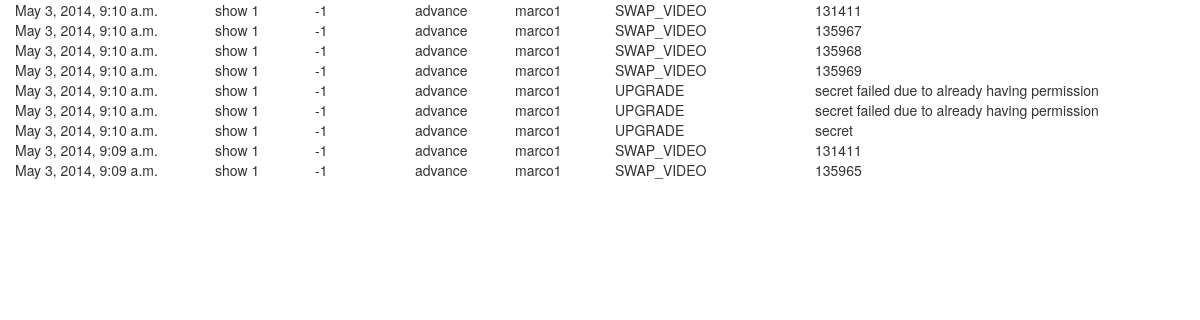
Screenshot of /show/logdisplay/ with the database file from the repository.
### show/models.py (models this page shows, shortened)
class LogItem(models.Model):
	user = models.ForeignKey(User)
	show = models.ForeignKey(Show)
	date = models.DateTimeField('date and time',auto_now_add=True)
	act = models.IntegerField(name="act")
	section = models.CharField(max_length=20,
                              choices=SECTIONS)
	category = models.TextField()
	content = models.TextField()

class Show(models.Model):
	name = models.CharField(max_length=20)
	date = models.DateTimeField('date and time')
	act  = models.IntegerField(name="act", default=-1)
	section = models.CharField(max_length=20,
                              choices=SECTIONS,
                              default="advance")

### show/views.py (the view)
def logDisplay(request):
	template = loader.get_template('logdisplay.html')
	log_list = LogItem.objects.order_by('-date')
	context = RequestContext(request, {
		'log_list': log_list,
	})
	return HttpResponse(template.render(context))

### show/templates/logdisplay.html (shortened to what this page needs)
<html lang="en">
  <head>
    <link href="http://netdna.bootstrapcdn.com/bootstrap/3.1.1/css/bootstrap.min.css" type="text/css" rel="stylesheet" />
  </head>
  <body>
  <div class="container-fluid" style="height:100%">
      {% for logitem in log_list %}
      <div class="row">
        <div class="col-md-2">
          {{ logitem.date }}
        </div>
        <div class="col-md-1">
          {{ logitem.show.name }}
        </div>
        <div class="col-md-1">
          {{ logitem.act }}
        </div>
        <div class="col-md-1">
          {{ logitem.section }}
        </div>
        <div class="col-md-1">
          {{ logitem.user.username }}
        </div>
        <div class="col-md-2">
          {{ logitem.category }}
        </div>
        <div class="col-md-4">
          {{ logitem.content }}
        </div>
      </div>
      {% endfor %}
    </div>
  </body>
</html>

### rows the page displays
LogItem: date "May 3, 2014, 9:10 a.m.", show.name "show 1", act "-1", section "advance", user.username "marco1", category "SWAP_VIDEO", content "131411"
LogItem: date "May 3, 2014, 9:10 a.m.", show.name "show 1", act "-1", section "advance", user.username "marco1", category "SWAP_VIDEO", content "135967"
LogItem: date "May 3, 2014, 9:10 a.m.", show.name "show 1", act "-1", section "advance", user.username "marco1", category "SWAP_VIDEO", content "135968"
LogItem: date "May 3, 2014, 9:10 a.m.", show.name "show 1", act "-1", section "advance", user.username "marco1", category "SWAP_VIDEO", content "135969"
LogItem: date "May 3, 2014, 9:10 a.m.", show.name "show 1", act "-1", section "advance", user.username "marco1", category "UPGRADE", content "secret failed due to already having permission"
LogItem: date "May 3, 2014, 9:10 a.m.", show.name "show 1", act "-1", section "advance", user.username "marco1", category "UPGRADE", content "secret failed due to already having permission"
LogItem: date "May 3, 2014, 9:10 a.m.", show.name "show 1", act "-1", section "advance", user.username "marco1", category "UPGRADE", content "secret"
LogItem: date "May 3, 2014, 9:09 a.m.", show.name "show 1", act "-1", section "advance", user.username "marco1", category "SWAP_VIDEO", content "131411"
LogItem: date "May 3, 2014, 9:09 a.m.", show.name "show 1", act "-1", section "advance", user.username "marco1", category "SWAP_VIDEO", content "135965"
